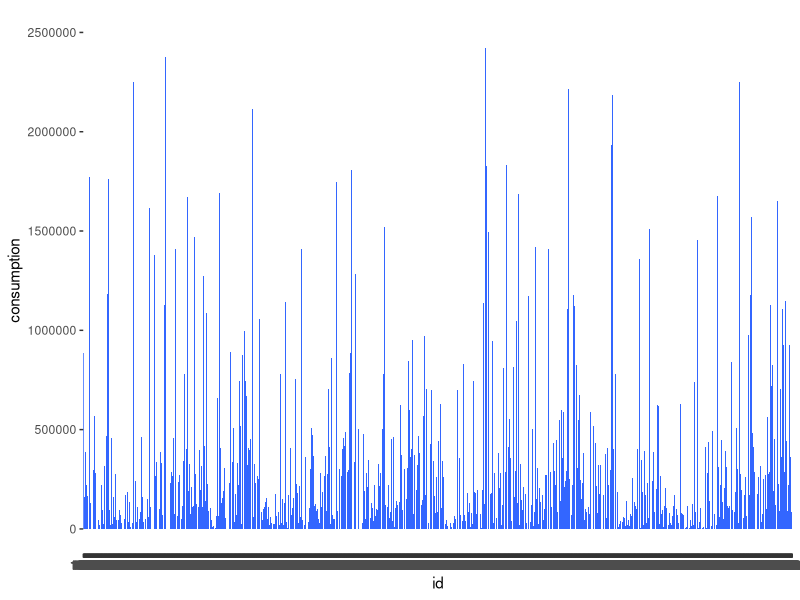

The R source for this figure:
library(ggplot2)
map_data <- read.csv('map.csv')
map_data$id <- as.factor(map_data$id)
ggplot(map_data) +
    geom_bar(aes(x=id, y=consumption), stat="identity", fill="#3366FF") +
    ylim(0,2500000)